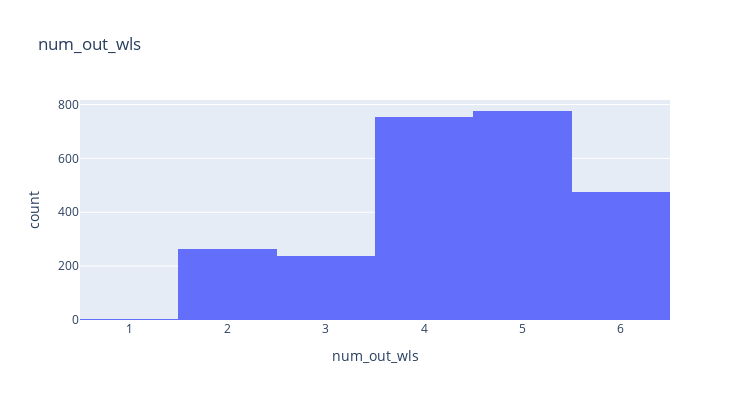

Notebook source saved alongside this figure:
### Code cell
# Check outer walls number distribution.
fig_tmp = px.histogram(df_raw_hh, x= "num_out_wls", title= "num_out_wls")
fig_tmp.update_layout(width= 750, height= 400)
fig_tmp.show()

### Figure 1 — Plotly figure (JSON) as saved in the notebook; plotly's stock layout.template omitted (floating-point values rounded to 4 significant figures; data arrays with more than 128 entries replaced by an {"elided": "..."} marker saying what was removed)
{"data": [{"alignmentgroup": "True", "bingroup": "x", "hovertemplate": "num_out_wls=%{x}<br>count=%{y}<extra></extra>", "legendgroup": "", "marker": {"color": "#636efa", "pattern": {"shape": ""}}, "name": "", "offsetgroup": "", "orientation": "v", "showlegend": false, "type": "histogram", "x": {"elided": "2509 int values"}, "xaxis": "x", "yaxis": "y"}], "layout": {"barmode": "relative", "height": 400, "legend": {"tracegroupgap": 0}, "title": {"text": "num_out_wls"}, "width": 750, "xaxis": {"anchor": "y", "domain": [0, 1], "title": {"text": "num_out_wls"}}, "yaxis": {"anchor": "x", "domain": [0, 1], "title": {"text": "count"}}}}
